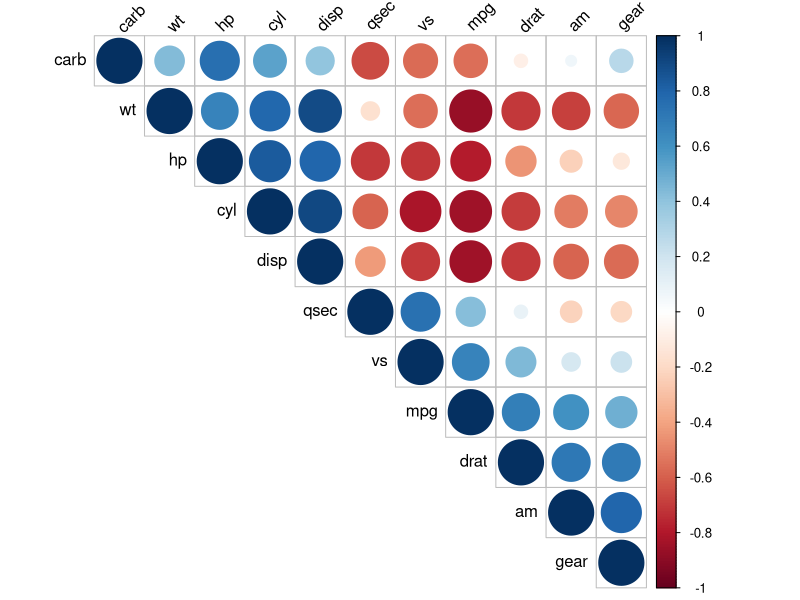
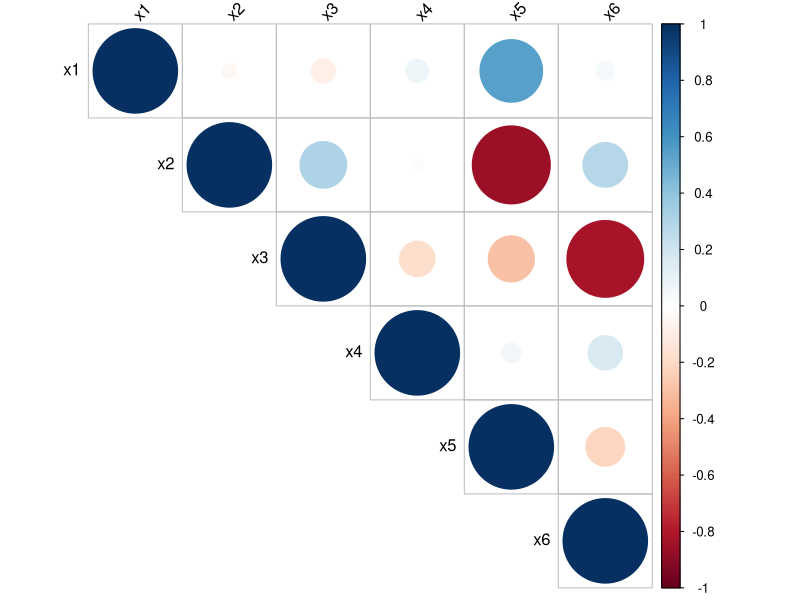

Recreate these plots in R, in order.
## ---- chunk 1
gen_dat <- function(n) {
  x1 <- runif(n=n, min=0, max=10)
  x2 <- x1 * 2 + rnorm(n=n, sd=0.01) # x2 es el doble de x1 + ruido
  y <- rnorm(n=n, mean= - 3 + 2 * x1 - 4 * x2, sd=2)
  data.frame(y, x1, x2)
}
## ---- chunk 2
set.seed(12345)
datos <- gen_dat(n=40)
datos1 <- datos[1:20, ]
datos2 <- datos[21:40, ]
## ---- chunk 3
mod1 <- stats::lm(y ~ x1 + x2, data=datos1)
summary(mod1)
## ---- chunk 4
mod2 <- stats::lm(y ~ x1 + x2, data=datos2)
summary(mod2)
## ---- chunk 5
library(dplyr)
mtcars %>% glimpse()
## ---- chunk 6
mtcars %>% cor(method="pearson") %>% round(digits=2) -> mat_cor
mat_cor
## ---- chunk 7
library(corrplot)
corrplot(mat_cor, type="upper", order="hclust", tl.col="black", tl.srt=45)
## ---- chunk 8
gen_dat <- function(n) {
  x1 <- sample(5:25, size=n, replace=TRUE)
  x2 <- rpois(n, lambda=5)
  x3 <- rbinom(n, size=10, prob=0.4)
  x4 <- rbeta(n=n, shape1=0.5, shape2=0.7)
  ruido1 <- runif(n=n, min=-0.5, max=0.5)
  ruido2 <- runif(n=n, min=-0.5, max=0.5)
  x5 <- x1 - 3 * x2 + ruido1
  x6 <- x2 - 4 * x3 + ruido2
  y <- rnorm(n=n, mean= - 3 + 2 * x1 - 4 * x2, sd=2)
  data.frame(y, x1, x2, x3, x4, x5, x6)
}
## ---- chunk 9
datos <- gen_dat(n=30)
mod <- lm(y ~ ., data=datos)
car::vif(mod)
## ---- chunk 10
# library(dplyr)
# datos |> 
#   select(!y) |> 
#   cor(method="pearson") |> 
#   round(digits=2) -> mat_cor

mat_cor <- cor(datos[, -1])

library(corrplot)
corrplot(mat_cor, type="upper", tl.col="black", tl.srt=45)
